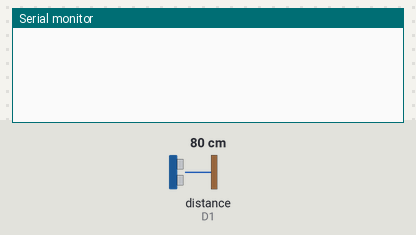
A program run on a simulated ESP8266 (NodeMCU). Shown: the last lines printed to the serial monitor. The test bench sets the inputs (shaded band); at power-on: distance to the obstacle (sensor on D1) 80 cm.

Above: at 1.2 s.
1.3 s: distance to the obstacle (sensor on D1) set to 2 cm
At 1.9 s:
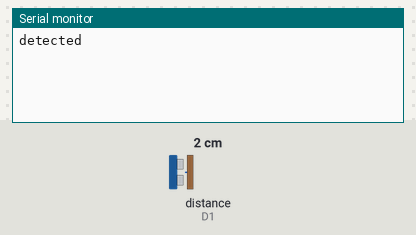
2.9 s: distance to the obstacle (sensor on D1) set to 35 cm
At 4.3 s:
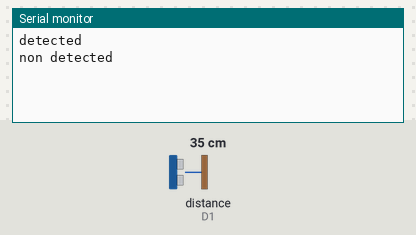

The program:

main.cpp
```cpp
#include <Arduino.h>
#include <HC_SR04.h>
#include <math.h>

HC_SR04 hc(D3, D1);

void setup()
{
  Serial.begin(500000);
  hc.begin();
  hc.start();
}


String intToFormattedString(int n, int f)
{
  String res;
  for (int i = 0; i < f - log10(float(n)); i++)
    res += " ";
  res += String(n);
  return res;
}


int detectedDist;
int distance = 30;
unsigned long int debounceT = 100;

void loop()
{
  static int size = 40;
  static std::vector<int> values(size, 0);
  static int index = 0;
  static int oldVal = 0;
  static long unsigned t = millis();
  static bool objDetected = false;
  static bool auxDetect = false;

  if (hc.isFinished())
  {
    values[index] = hc.getRange();
    detectedDist = 0;
    for(int i = 0; i < size; i++)
      detectedDist += values[i];
    detectedDist /= size;
    //Serial.println(" ------ Distance computed: " + String(detectedDist) + " index: " + String(index));
    if (++index >= size)
      index = 0;
    oldVal = values[index];
    hc.start();
  }

  if((detectedDist < distance) != objDetected)
    {
        if(!auxDetect)
            t = millis();
        auxDetect = true;
    }
    else
        auxDetect = false;

    if(auxDetect && ((millis() - t) > debounceT))
    {
        objDetected = !objDetected;
        Serial.println(objDetected?"detected":"non detected");
    }
}
```

Measured:
- after the input at 1.3 s, the serial monitor: prints a new line after 0.13 s (image 1)
- after the input at 2.9 s, the serial monitor: prints a new line after 0.19 s (image 2)
